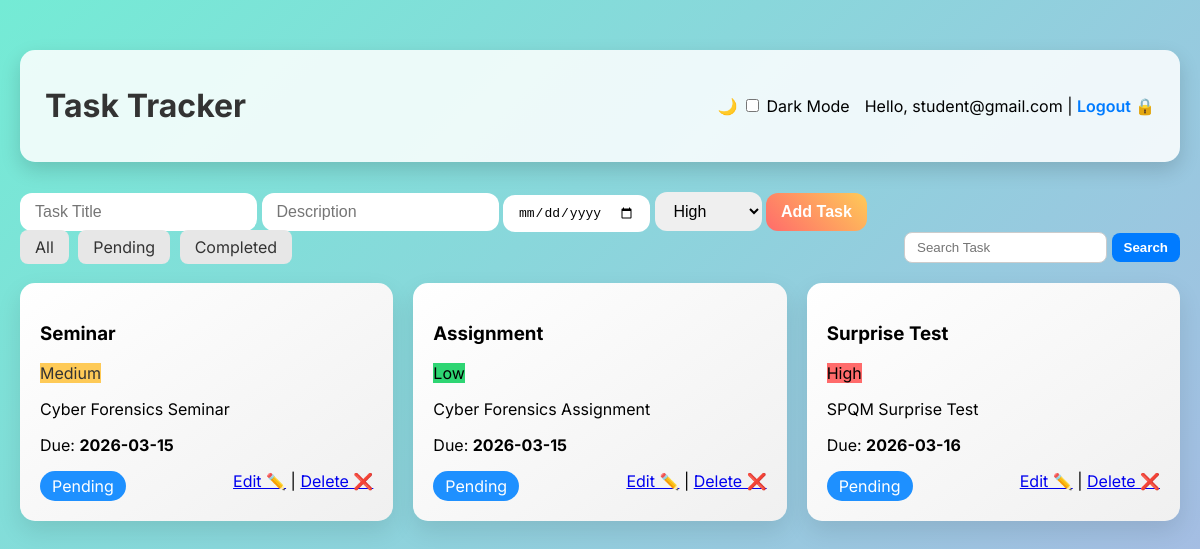
Page /index (signed in) on the committed database.
### tables this page shows
CREATE TABLE tasks (
                    id INTEGER PRIMARY KEY AUTOINCREMENT,
                    user_id INTEGER NOT NULL,
                    title TEXT NOT NULL,
                    description TEXT,
                    deadline TEXT NOT NULL,
                    priority TEXT NOT NULL,
                    status TEXT NOT NULL DEFAULT 'Pending',
                    FOREIGN KEY(user_id) REFERENCES users(id)
                 );

### app.py (the view, shortened to what this page needs)
@app.route('/index', methods=['GET','POST'])
def index():
    if 'user_id' not in session:
        return redirect(url_for('login'))
    conn = get_db_connection()
    c = conn.cursor()
    filter_status = request.args.get('filter', 'All')
    search = request.args.get('search','')
    query = "SELECT * FROM tasks WHERE user_id=?"
    params = [session['user_id']]
    if filter_status != 'All':
        query += " AND status=?"
        params.append(filter_status)
    if search:
        query += " AND title LIKE ?"
        params.append(f"%{search}%")
    c.execute(query, params)
    tasks = c.fetchall()
    conn.close()
    return render_template("index.html", tasks=tasks, username=session['username'], search=search)

### app.py (called while the page is built)
def get_db_connection():
    conn = sqlite3.connect(DB)
    conn.row_factory = sqlite3.Row
    return conn

### templates/index.html (shortened to what this page needs)
<!DOCTYPE html>
<html lang="en">
<head>
    <link rel="stylesheet" href="{{ url_for('static', filename='style.css') }}">
</head>
<body>
<div class="container">
    <header>
        <h1>Task Tracker</h1>
        <div class="user-controls">
            <label class="dark-mode-label">
                🌙 <input type="checkbox" id="darkToggle"> Dark Mode
            </label>
            <span>Hello, {{ username }} | <a href="{{ url_for('logout') }}">Logout 🔒</a></span>
        </div>
    </header>
    <form method="POST" class="add-task-form">
        <input type="text" name="title" placeholder="Task Title" required>
        <input type="text" name="description" placeholder="Description">
        <input type="date" name="deadline" required>
        <select name="priority">
            <option value="High">High</option>
        </select>
        <button type="submit">Add Task</button>
    </form>
    <div class="filter-search">
        <div class="filter">
            <a href="/?filter=All">All</a>
            <a href="/?filter=Pending">Pending</a>
            <a href="/?filter=Completed">Completed</a>
        </div>
        <form method="GET" class="search">
            <input type="text" name="search" placeholder="Search Task" value="{{ search }}">
            <button type="submit">Search</button>
        </form>
    </div>
    <div class="task-cards">
        {% for task in tasks %}
        <div class="task-card">
            <div class="card-header">
                <h3>{{ task[2] }}</h3>
                <span class="priority {{ task[5]|lower }}">{{ task[5] }}</span>
            </div>
            <p>{{ task[3] }}</p>
            <p>Due: <strong>{{ task[4] }}</strong></p>
            <div class="card-footer">
                <a class="status-btn" href="/update_status/{{ task[0] }}">{{ task[6] }}</a>
                <div class="actions">
                    <a href="/edit/{{ task[0] }}">Edit ✏️</a> |
                    <a class="delete-btn" href="/delete/{{ task[0] }}">Delete ❌</a>
                </div>
            </div>
        </div>
        {% endfor %}
    </div>
</div>
</body>
</html>

### static/style.css (style rules this page uses)
body { font-family: 'Inter', sans-serif; margin: 0; padding: 0; background: linear-gradient(135deg, #74ebd5, #ACB6E5); min-height: 100vh; transition: background 0.3s, color 0.3s; }
.container { max-width: 1200px; margin: 30px auto; padding: 20px; }
header { display: flex; justify-content: space-between; align-items: center; flex-wrap: wrap; margin-bottom: 30px; background: rgba(255, 255, 255, 0.85); padding: 15px 25px; border-radius: 15px; box-shadow: 0 8px 20px rgba(0,0,0,0.15); }
header h1 { font-size: 2em; color: #333; }
.user-controls { display: flex; align-items: center; gap: 15px; flex-wrap: wrap; }
.user-controls a { text-decoration: none; font-weight: 600; color: #007bff; }
.add-task-form input, .add-task-form select, .add-task-form button { padding: 10px 15px; border-radius: 12px; border: none; font-size: 1em; }
.add-task-form button { background: linear-gradient(45deg,#ff6b6b,#feca57); color: #fff; cursor: pointer; font-weight: 600; transition: transform 0.2s; }
.filter-search { display: flex; justify-content: space-between; align-items: center; flex-wrap: wrap; margin-bottom: 20px; }
.filter a { padding: 7px 15px; border-radius: 8px; text-decoration: none; background: #e7e7e7; margin-right: 5px; color: #333; transition: all 0.2s; }
.search input { padding: 7px 12px; border-radius: 8px; border: 1px solid #ccc; }
.search button { padding: 7px 12px; border-radius: 8px; border: none; background: #007bff; color: white; cursor: pointer; font-weight: 600; }
.task-cards { display: grid; grid-template-columns: repeat(auto-fit, minmax(250px, 1fr)); gap: 20px; }
.task-card { background: linear-gradient(145deg, #fff, #f0f0f0); border-radius: 15px; padding: 20px; box-shadow: 0 10px 25px rgba(0,0,0,0.1); transition: transform 0.3s, box-shadow 0.3s; }
.priority.high { background: #ff6b6b; }
.priority.medium { background: #feca57; color: #333; }
.priority.low { background: #2ed573; }
.card-footer { display: flex; justify-content: space-between; margin-top: 15px; }
.status-btn { padding: 5px 12px; border-radius: 15px; background: #1e90ff; color: white; text-decoration: none; }

### rows in the picture
tasks: title "Seminar", priority "Medium", description "Cyber Forensics Seminar", deadline "2026-03-15", status "Pending"
tasks: title "Assignment", priority "Low", description "Cyber Forensics Assignment", deadline "2026-03-15", status "Pending"
tasks: title "Surprise Test", priority "High", description "SPQM Surprise Test", deadline "2026-03-16", status "Pending"

### other values in the picture
{{ username }} "student@gmail.com"
